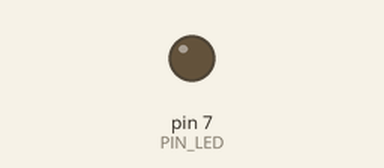
This sketch was run on a simulated Arduino Uno, built with avr-gcc and run on an emulated ATmega328P. Parts: output pins drawn as LEDs (lit = HIGH). Dashed ring = blinking. What the sketch prints to the serial monitor is not drawn.

Above: at 0.5 s.
At 1.85 s:
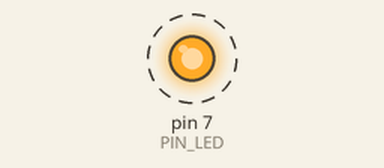
Timing chart, 0 to 3.0 s (numbered marks = the images above):
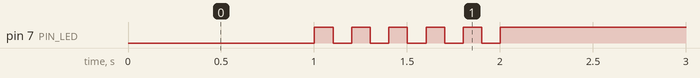

The sketch:

05_practice_2.ino
```cpp
#define PIN_LED 7


void setup() {
  pinMode(PIN_LED, OUTPUT);
  Serial.begin(115200); // Initialize serial port
  while(!Serial){
    ; //wait for serial port to connect
  }
  // put your setup code here, to run once:


}

void loop() {
  unsigned long now = millis();
  Serial.println(now);
  if ( now < 1000){
    digitalWrite(PIN_LED, LOW);
  }
  else if(now >1000 && now < 2000){
     for(int i = 0 ; i < 5; i ++){
      digitalWrite(PIN_LED, HIGH);
      delay(100);
      digitalWrite(PIN_LED,LOW);
      delay(100);

    }
  }
  else if(now >= 2000){
    digitalWrite(PIN_LED,HIGH);
  }

  // put your main code here, to run repeatedly:

}
int toggle_state(int count){
  return count%2;
}
```

Measured:
- by itself, pin 7 (PIN_LED): alternates HIGH for 0.10 s and LOW for 0.10 s, 11 changes in all, then stays HIGH
